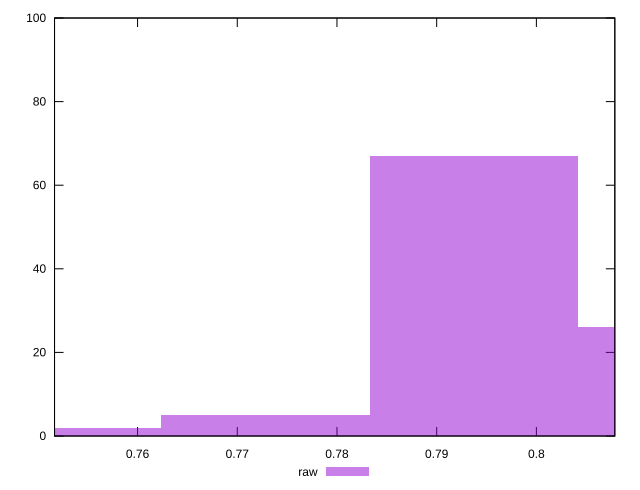

Source code (gnuplot):
reset

$raw <<EOF
0.7728327379965954 5
0.75194536669939 2
0.7937201092938007 67
0.8146074805910059 26
EOF

set key outside below
set boxwidth 0.02088737129720528
set xrange [0.7516712718068209:0.8078676274335282]
set yrange [0:100]
set trange [0:100]
set style fill transparent solid 0.5 noborder
set terminal svg size 640, 490 enhanced background rgb 'white'
set output "report_00017_2021-02-10T15-08-03.406Z/meta/pScore/samples/pages+cached+noadtech+nomedia+nocss/raw/histogram.svg"

plot $raw title "raw" with boxes

reset
